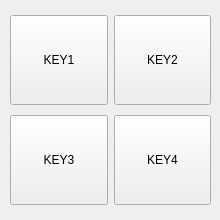
    <widget class="QWidget" name="tab_quakeys">
     <attribute name="title">
      <string>QuaKey</string>
     </attribute>
     <widget class="QWidget" name="layoutWidget_10">
      <property name="geometry">
       <rect>
        <x>10</x>
        <y>110</y>
        <width>201</width>
        <height>101</height>
       </rect>
      </property>
      <layout class="QHBoxLayout" name="horizontalLayout_13">
       <item>
        <widget class="QPushButton" name="btn_quakey3">
         <property name="minimumSize">
          <size>
           <width>90</width>
           <height>90</height>
          </size>
         </property>
         <property name="text">
          <string>KEY3</string>
         </property>
        </widget>
       </item>
       <item>
        <widget class="QPushButton" name="btn_quakey4">
         <property name="minimumSize">
          <size>
           <width>90</width>
           <height>90</height>
          </size>
         </property>
         <property name="text">
          <string>KEY4</string>
         </property>
        </widget>
       </item>
      </layout>
     </widget>
     <widget class="QWidget" name="layoutWidget_11">
      <property name="geometry">
       <rect>
        <x>10</x>
        <y>10</y>
        <width>201</width>
        <height>101</height>
       </rect>
      </property>
      <layout class="QHBoxLayout" name="horizontalLayout_14">
       <item>
        <widget class="QPushButton" name="btn_quakey1">
         <property name="minimumSize">
          <size>
           <width>90</width>
           <height>90</height>
          </size>
         </property>
         <property name="text">
          <string>KEY1</string>
         </property>
        </widget>
       </item>
       <item>
        <widget class="QPushButton" name="btn_quakey2">
         <property name="minimumSize">
          <size>
           <width>90</width>
           <height>90</height>
          </size>
         </property>
         <property name="text">
          <string>KEY2</string>
         </property>
        </widget>
       </item>
      </layout>
     </widget>
    </widget>
